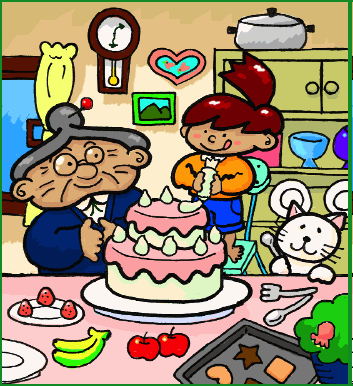
#> input picture Spot_the_difference.png, 353 x 386 px
$ python image-diff.py
#> lines starting #> are read from the running program, lines starting #| are printed output that depends on the picture; after the words box and inside, x2 and y2 are one past the last pixel; in counts of white or black regions, pixels touching at a corner belong together
import cv2
import os
import numpy as np

# File paths for the reference and given images
reference_image_path = "./Spot_the_difference.png"
given_image_path = "./Spot_the_difference2.png"
PURPLE = (139,0,139)
GREEN = (0,255,0)

# Check if both image files exist
if not os.path.exists(reference_image_path) or not os.path.exists(given_image_path):
    print("One or both image files do not exist.")
else:
    # Load the reference and given images
    reference_image = cv2.imread(reference_image_path)
#> reference_image is the input picture: shape (386, 353, 3); mean B, G, R 115.5, 142.1, 153.3
    given_image = cv2.imread(given_image_path)
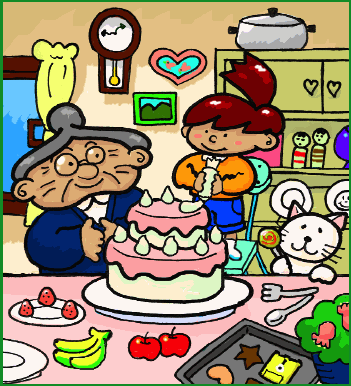
#> input picture Spot_the_difference2.png, 351 x 386 px
#> given_image is the input picture: shape (386, 351, 3); mean B, G, R 114.4, 142.2, 154.6

    # Convert images to grayscale for feature matching
    reference_gray = cv2.cvtColor(reference_image, cv2.COLOR_BGR2GRAY)
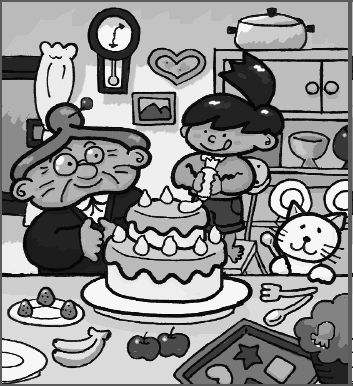
#> reference_gray: shape (386, 353); min 7, max 247, mean 142.3
    given_gray = cv2.cvtColor(given_image, cv2.COLOR_BGR2GRAY)
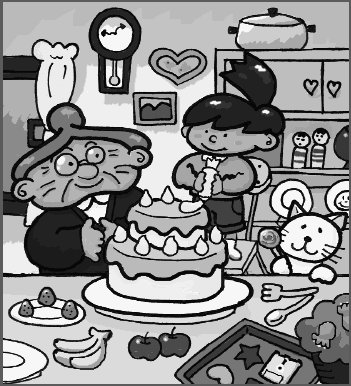
#> given_gray: shape (386, 351); min 7, max 247, mean 142.7

    # Detect and match keypoints between the two images
    orb = cv2.ORB_create()
    kp1, des1 = orb.detectAndCompute(reference_gray, None)
#> kp1 = 500 keypoints; strongest (x, y, size): (203, 157, 31), (91, 330, 31), (146, 190, 31), (120, 84, 31)
    kp2, des2 = orb.detectAndCompute(given_gray, None)
#> kp2 = 500 keypoints; strongest (x, y, size): (204, 157, 31), (115, 33, 31), (92, 330, 31), (147, 190, 31)

    bf = cv2.BFMatcher(cv2.NORM_HAMMING, crossCheck=True)
    matches = bf.match(des1, des2)
#> matches = 322 matches
    matches = sorted(matches, key=lambda x: x.distance)

    # Extract matched keypoints
    src_pts = np.float32([kp1[m.queryIdx].pt for m in matches]).reshape(-1, 1, 2)
#> src_pts = 322 rows, first 8: [33, 314], [56, 301], [51, 133], [264, 292], [204, 170], [90, 327], [212, 92], [225, 280]
    dst_pts = np.float32([kp2[m.trainIdx].pt for m in matches]).reshape(-1, 1, 2)
#> dst_pts = 322 rows, first 8: [34, 314], [57, 301], [52, 133], [265, 292], [205, 170], [91, 327], [213, 92], [226, 280]

    # Estimate an affine transformation (ignores perspective distortion)
    M, _ = cv2.estimateAffinePartial2D(src_pts, dst_pts)
#> M = [[1, 6.24e-05, 0.784], [-6.24e-05, 1, -0.125]]

    if M is not None:
        # Apply the estimated transformation to the reference image
        aligned_reference = cv2.warpAffine(reference_image, M, (given_image.shape[1], given_image.shape[0]))
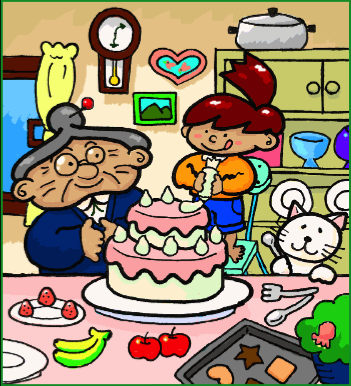
#> aligned_reference: shape (386, 351, 3); mean B, G, R 115.6, 141.7, 153.8

        # Compute the absolute difference between the aligned reference and given images
        diff_frame = cv2.absdiff(given_image, aligned_reference)

        diff_gray = cv2.cvtColor(diff_frame, cv2.COLOR_BGR2GRAY)

        # Apply thresholding to highlight the differences
        THRESHOLD_CUTOFF = 10 # was 30
        _, thresholded = cv2.threshold(diff_gray, THRESHOLD_CUTOFF, 255, cv2.THRESH_BINARY)
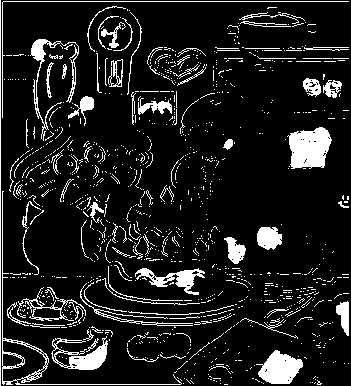
#> thresholded: shape (386, 351); 11.7% white; 1044 white regions (950 under 20 px), largest, box (x1, y1, x2, y2) and area: (287, 127, 332, 169) 1379, (256, 350, 303, 384) 1006, (51, 336, 108, 370) 821

        # Apply morphological operations to further enhance the differences
        thresholded = cv2.erode(thresholded, None, iterations=2)
#> thresholded: shape (386, 351); 1.9% white; 20 white regions (11 under 20 px), largest, box (x1, y1, x2, y2) and area: (291, 130, 329, 166) 852, (261, 353, 301, 382) 613, (71, 348, 105, 368) 268
        thresholded = cv2.dilate(thresholded, None, iterations=2)
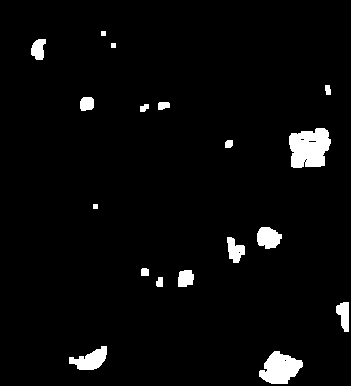
#> thresholded: shape (386, 351); 3.6% white; 18 white regions

        # Find contours of the differences
        contours, _ = cv2.findContours(thresholded, cv2.RETR_EXTERNAL, cv2.CHAIN_APPROX_SIMPLE)
#> contours = 18 contours, 3 with area under 20; largest, box (x1, y1, x2, y2) and area: (289, 128, 331, 168) 1254, (259, 351, 303, 384) 888, (69, 346, 107, 370) 466, (257, 227, 282, 249) 374, (227, 237, 245, 263) 258

        # Draw rectangles around the detected differences
        for idx, contour in enumerate(contours):
            if cv2.contourArea(contour) > 20:
                x, y, w, h = cv2.boundingRect(contour)
                cv2.rectangle(given_image, (x, y), (x + w, y + h), PURPLE, 2)
                cv2.putText(given_image, str(idx + 1), (x, y - 10), cv2.FONT_HERSHEY_SIMPLEX, 0.5, GREEN, 2)
                print("Change detected at ({}, {})".format(x, y))
#> this loop made 18 passes
#> (x, y, w, h) on passes 1, 2, 3, 4, 5, 6, 7, 8, 10, 11, 12, 13: (259, 351, 44, 33), (69, 346, 38, 24), (336, 302, 13, 30), (156, 277, 7, 10), (178, 270, 16, 17), (141, 268, 8, 8), (227, 237, 18, 26), (257, 227, 25, 22), (225, 140, 8, 8), (289, 128, 42, 40), (140, 104, 9, 8), (158, 102, 12, 8)
#> contour on passes 9, 16, 18: [[93, 204], [93, 208], [97, 208], [97, 204]], [[111, 43], [111, 47], [115, 47], [115, 43]], [[101, 31], [101, 35], [105, 35], [105, 31]]
#| Change detected at (259, 351)
#| Change detected at (69, 346)
#| Change detected at (336, 302)
#| Change detected at (156, 277)
#| Change detected at (178, 270)
#| Change detected at (141, 268)
#| Change detected at (227, 237)
#| Change detected at (257, 227)
#> (further printed lines are left out)
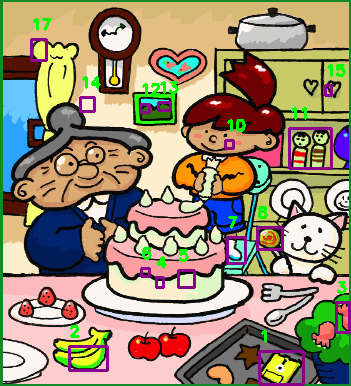
#> given_image: shape (386, 351, 3); 3.45% of pixels changed, all inside (x1, y1, x2, y2) = (30, 18, 351, 386)

        # Display the given image with detected changes
        cv2.imshow("Change Detected", given_image)
        cv2.waitKey(0)
        cv2.destroyAllWindows()
    else:
        print("No transformation found; images are too dissimilar.")
